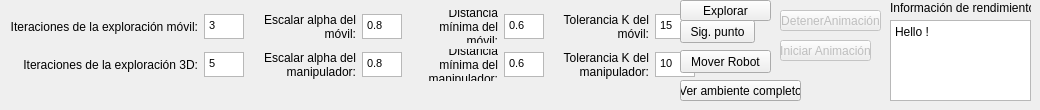
    <widget class="QWidget" name="tab">
     <attribute name="title">
      <string>Opciones de Exploración Híbrida</string>
     </attribute>
     <widget class="QWidget" name="gridLayoutWidget_4">
      <property name="geometry">
       <rect>
        <x>10</x>
        <y>10</y>
        <width>685</width>
        <height>71</height>
       </rect>
      </property>
      <layout class="QGridLayout" name="gridLayout_4">
       <item row="1" column="4">
        <widget class="QLabel" name="label_15">
         <property name="text">
          <string>Distancia mínima del manipulador:</string>
         </property>
         <property name="alignment">
          <set>Qt::AlignRight|Qt::AlignTrailing|Qt::AlignVCenter</set>
         </property>
         <property name="wordWrap">
          <bool>true</bool>
         </property>
        </widget>
       </item>
       <item row="0" column="4">
        <widget class="QLabel" name="label_14">
         <property name="text">
          <string>Distancia mínima del móvil:</string>
         </property>
         <property name="alignment">
          <set>Qt::AlignRight|Qt::AlignTrailing|Qt::AlignVCenter</set>
         </property>
         <property name="wordWrap">
          <bool>true</bool>
         </property>
        </widget>
       </item>
       <item row="1" column="0">
        <widget class="QLabel" name="label_11">
         <property name="text">
          <string>Iteraciones de la exploración 3D:</string>
         </property>
         <property name="alignment">
          <set>Qt::AlignRight|Qt::AlignTrailing|Qt::AlignVCenter</set>
         </property>
         <property name="wordWrap">
          <bool>false</bool>
         </property>
        </widget>
       </item>
       <item row="1" column="1">
        <widget class="QTextEdit" name="txtIteracionesManipulador">
         <property name="minimumSize">
          <size>
           <width>40</width>
           <height>25</height>
          </size>
         </property>
         <property name="maximumSize">
          <size>
           <width>40</width>
           <height>25</height>
          </size>
         </property>
         <property name="html">
          <string>&lt;!DOCTYPE HTML PUBLIC &quot;-//W3C//DTD HTML 4.0//EN&quot; &quot;http://www.w3.org/TR/REC-html40/strict.dtd&quot;&gt;
&lt;html&gt;&lt;head&gt;&lt;meta name=&quot;qrichtext&quot; content=&quot;1&quot; /&gt;&lt;style type=&quot;text/css&quot;&gt;
p, li { white-space: pre-wrap; }
&lt;/style&gt;&lt;/head&gt;&lt;body style=&quot; font-family:'.Helvetica Neue DeskInterface'; font-size:13pt; font-weight:400; font-style:normal;&quot;&gt;
&lt;p style=&quot; margin-top:0px; margin-bottom:0px; margin-left:0px; margin-right:0px; -qt-block-indent:0; text-indent:0px;&quot;&gt;&lt;span style=&quot; font-family:'MS Shell Dlg 2'; font-size:8pt;&quot;&gt;5&lt;/span&gt;&lt;/p&gt;&lt;/body&gt;&lt;/html&gt;</string>
         </property>
        </widget>
       </item>
       <item row="0" column="2">
        <widget class="QLabel" name="label_12">
         <property name="text">
          <string>Escalar alpha del móvil:</string>
         </property>
         <property name="alignment">
          <set>Qt::AlignRight|Qt::AlignTrailing|Qt::AlignVCenter</set>
         </property>
         <property name="wordWrap">
          <bool>true</bool>
         </property>
        </widget>
       </item>
       <item row="1" column="2">
        <widget class="QLabel" name="label_13">
         <property name="text">
          <string>Escalar alpha del manipulador:</string>
         </property>
         <property name="alignment">
          <set>Qt::AlignRight|Qt::AlignTrailing|Qt::AlignVCenter</set>
         </property>
         <property name="wordWrap">
          <bool>true</bool>
         </property>
        </widget>
       </item>
       <item row="0" column="5">
        <widget class="QTextEdit" name="txtDMinMovil">
         <property name="minimumSize">
          <size>
           <width>40</width>
           <height>25</height>
          </size>
         </property>
         <property name="maximumSize">
          <size>
           <width>40</width>
           <height>25</height>
          </size>
         </property>
         <property name="html">
          <string>&lt;!DOCTYPE HTML PUBLIC &quot;-//W3C//DTD HTML 4.0//EN&quot; &quot;http://www.w3.org/TR/REC-html40/strict.dtd&quot;&gt;
&lt;html&gt;&lt;head&gt;&lt;meta name=&quot;qrichtext&quot; content=&quot;1&quot; /&gt;&lt;style type=&quot;text/css&quot;&gt;
p, li { white-space: pre-wrap; }
&lt;/style&gt;&lt;/head&gt;&lt;body style=&quot; font-family:'.Helvetica Neue DeskInterface'; font-size:13pt; font-weight:400; font-style:normal;&quot;&gt;
&lt;p style=&quot; margin-top:0px; margin-bottom:0px; margin-left:0px; margin-right:0px; -qt-block-indent:0; text-indent:0px;&quot;&gt;&lt;span style=&quot; font-family:'MS Shell Dlg 2'; font-size:8pt;&quot;&gt;0.6&lt;/span&gt;&lt;/p&gt;&lt;/body&gt;&lt;/html&gt;</string>
         </property>
        </widget>
       </item>
       <item row="0" column="3">
        <widget class="QTextEdit" name="txtAlphaMovil">
         <property name="minimumSize">
          <size>
           <width>40</width>
           <height>25</height>
          </size>
         </property>
         <property name="maximumSize">
          <size>
           <width>40</width>
           <height>25</height>
          </size>
         </property>
         <property name="html">
          <string>&lt;!DOCTYPE HTML PUBLIC &quot;-//W3C//DTD HTML 4.0//EN&quot; &quot;http://www.w3.org/TR/REC-html40/strict.dtd&quot;&gt;
&lt;html&gt;&lt;head&gt;&lt;meta name=&quot;qrichtext&quot; content=&quot;1&quot; /&gt;&lt;style type=&quot;text/css&quot;&gt;
p, li { white-space: pre-wrap; }
&lt;/style&gt;&lt;/head&gt;&lt;body style=&quot; font-family:'.Helvetica Neue DeskInterface'; font-size:13pt; font-weight:400; font-style:normal;&quot;&gt;
&lt;p style=&quot; margin-top:0px; margin-bottom:0px; margin-left:0px; margin-right:0px; -qt-block-indent:0; text-indent:0px;&quot;&gt;&lt;span style=&quot; font-family:'MS Shell Dlg 2'; font-size:8pt;&quot;&gt;0.8&lt;/span&gt;&lt;/p&gt;&lt;/body&gt;&lt;/html&gt;</string>
         </property>
        </widget>
       </item>
       <item row="1" column="3">
        <widget class="QTextEdit" name="txtAlpgaManipulador">
         <property name="minimumSize">
          <size>
           <width>40</width>
           <height>25</height>
          </size>
         </property>
         <property name="maximumSize">
          <size>
           <width>40</width>
           <height>25</height>
          </size>
         </property>
         <property name="html">
          <string>&lt;!DOCTYPE HTML PUBLIC &quot;-//W3C//DTD HTML 4.0//EN&quot; &quot;http://www.w3.org/TR/REC-html40/strict.dtd&quot;&gt;
&lt;html&gt;&lt;head&gt;&lt;meta name=&quot;qrichtext&quot; content=&quot;1&quot; /&gt;&lt;style type=&quot;text/css&quot;&gt;
p, li { white-space: pre-wrap; }
&lt;/style&gt;&lt;/head&gt;&lt;body style=&quot; font-family:'.Helvetica Neue DeskInterface'; font-size:13pt; font-weight:400; font-style:normal;&quot;&gt;
&lt;p style=&quot; margin-top:0px; margin-bottom:0px; margin-left:0px; margin-right:0px; -qt-block-indent:0; text-indent:0px;&quot;&gt;&lt;span style=&quot; font-family:'MS Shell Dlg 2'; font-size:8pt;&quot;&gt;0.8&lt;/span&gt;&lt;/p&gt;&lt;/body&gt;&lt;/html&gt;</string>
         </property>
        </widget>
       </item>
       <item row="0" column="1">
        <widget class="QTextEdit" name="txtIteracionesMovil">
         <property name="minimumSize">
          <size>
           <width>40</width>
           <height>25</height>
          </size>
         </property>
         <property name="maximumSize">
          <size>
           <width>40</width>
           <height>25</height>
          </size>
         </property>
         <property name="html">
          <string>&lt;!DOCTYPE HTML PUBLIC &quot;-//W3C//DTD HTML 4.0//EN&quot; &quot;http://www.w3.org/TR/REC-html40/strict.dtd&quot;&gt;
&lt;html&gt;&lt;head&gt;&lt;meta name=&quot;qrichtext&quot; content=&quot;1&quot; /&gt;&lt;style type=&quot;text/css&quot;&gt;
p, li { white-space: pre-wrap; }
&lt;/style&gt;&lt;/head&gt;&lt;body style=&quot; font-family:'.Helvetica Neue DeskInterface'; font-size:13pt; font-weight:400; font-style:normal;&quot;&gt;
&lt;p style=&quot; margin-top:0px; margin-bottom:0px; margin-left:0px; margin-right:0px; -qt-block-indent:0; text-indent:0px;&quot;&gt;&lt;span style=&quot; font-family:'MS Shell Dlg 2'; font-size:8pt;&quot;&gt;3&lt;/span&gt;&lt;/p&gt;&lt;/body&gt;&lt;/html&gt;</string>
         </property>
         <property name="acceptRichText">
          <bool>true</bool>
         </property>
        </widget>
       </item>
       <item row="0" column="0">
        <widget class="QLabel" name="label_10">
         <property name="text">
          <string>Iteraciones de la exploración móvil:</string>
         </property>
         <property name="alignment">
          <set>Qt::AlignRight|Qt::AlignTrailing|Qt::AlignVCenter</set>
         </property>
         <property name="wordWrap">
          <bool>false</bool>
         </property>
        </widget>
       </item>
       <item row="1" column="5">
        <widget class="QTextEdit" name="txtDMinManipulador">
         <property name="minimumSize">
          <size>
           <width>40</width>
           <height>25</height>
          </size>
         </property>
         <property name="maximumSize">
          <size>
           <width>40</width>
           <height>25</height>
          </size>
         </property>
         <property name="html">
          <string>&lt;!DOCTYPE HTML PUBLIC &quot;-//W3C//DTD HTML 4.0//EN&quot; &quot;http://www.w3.org/TR/REC-html40/strict.dtd&quot;&gt;
&lt;html&gt;&lt;head&gt;&lt;meta name=&quot;qrichtext&quot; content=&quot;1&quot; /&gt;&lt;style type=&quot;text/css&quot;&gt;
p, li { white-space: pre-wrap; }
&lt;/style&gt;&lt;/head&gt;&lt;body style=&quot; font-family:'.Helvetica Neue DeskInterface'; font-size:13pt; font-weight:400; font-style:normal;&quot;&gt;
&lt;p style=&quot; margin-top:0px; margin-bottom:0px; margin-left:0px; margin-right:0px; -qt-block-indent:0; text-indent:0px;&quot;&gt;&lt;span style=&quot; font-family:'MS Shell Dlg 2'; font-size:8pt;&quot;&gt;0.6&lt;/span&gt;&lt;/p&gt;&lt;/body&gt;&lt;/html&gt;</string>
         </property>
        </widget>
       </item>
       <item row="0" column="6">
        <widget class="QLabel" name="label_16">
         <property name="text">
          <string>Tolerancia K del móvil:</string>
         </property>
         <property name="alignment">
          <set>Qt::AlignRight|Qt::AlignTrailing|Qt::AlignVCenter</set>
         </property>
         <property name="wordWrap">
          <bool>true</bool>
         </property>
        </widget>
       </item>
       <item row="1" column="6">
        <widget class="QLabel" name="label_17">
         <property name="text">
          <string>Tolerancia K del manipulador:</string>
         </property>
         <property name="alignment">
          <set>Qt::AlignRight|Qt::AlignTrailing|Qt::AlignVCenter</set>
         </property>
         <property name="wordWrap">
          <bool>true</bool>
         </property>
        </widget>
       </item>
       <item row="0" column="7">
        <widget class="QTextEdit" name="txtKMovil">
         <property name="minimumSize">
          <size>
           <width>40</width>
           <height>25</height>
          </size>
         </property>
         <property name="maximumSize">
          <size>
           <width>40</width>
           <height>25</height>
          </size>
         </property>
         <property name="html">
          <string>&lt;!DOCTYPE HTML PUBLIC &quot;-//W3C//DTD HTML 4.0//EN&quot; &quot;http://www.w3.org/TR/REC-html40/strict.dtd&quot;&gt;
&lt;html&gt;&lt;head&gt;&lt;meta name=&quot;qrichtext&quot; content=&quot;1&quot; /&gt;&lt;style type=&quot;text/css&quot;&gt;
p, li { white-space: pre-wrap; }
&lt;/style&gt;&lt;/head&gt;&lt;body style=&quot; font-family:'.Helvetica Neue DeskInterface'; font-size:13pt; font-weight:400; font-style:normal;&quot;&gt;
&lt;p style=&quot; margin-top:0px; margin-bottom:0px; margin-left:0px; margin-right:0px; -qt-block-indent:0; text-indent:0px;&quot;&gt;&lt;span style=&quot; font-family:'MS Shell Dlg 2'; font-size:8pt;&quot;&gt;15&lt;/span&gt;&lt;/p&gt;&lt;/body&gt;&lt;/html&gt;</string>
         </property>
        </widget>
       </item>
       <item row="1" column="7">
        <widget class="QTextEdit" name="txtKManipulador">
         <property name="maximumSize">
          <size>
           <width>40</width>
           <height>25</height>
          </size>
         </property>
         <property name="html">
          <string>&lt;!DOCTYPE HTML PUBLIC &quot;-//W3C//DTD HTML 4.0//EN&quot; &quot;http://www.w3.org/TR/REC-html40/strict.dtd&quot;&gt;
&lt;html&gt;&lt;head&gt;&lt;meta name=&quot;qrichtext&quot; content=&quot;1&quot; /&gt;&lt;style type=&quot;text/css&quot;&gt;
p, li { white-space: pre-wrap; }
&lt;/style&gt;&lt;/head&gt;&lt;body style=&quot; font-family:'.Helvetica Neue DeskInterface'; font-size:13pt; font-weight:400; font-style:normal;&quot;&gt;
&lt;p style=&quot; margin-top:0px; margin-bottom:0px; margin-left:0px; margin-right:0px; -qt-block-indent:0; text-indent:0px;&quot;&gt;&lt;span style=&quot; font-family:'MS Shell Dlg 2'; font-size:8pt;&quot;&gt;10&lt;/span&gt;&lt;/p&gt;&lt;/body&gt;&lt;/html&gt;</string>
         </property>
        </widget>
       </item>
      </layout>
     </widget>
     <widget class="QPushButton" name="pushButton_7">
      <property name="geometry">
       <rect>
        <x>680</x>
        <y>0</y>
        <width>91</width>
        <height>21</height>
       </rect>
      </property>
      <property name="text">
       <string>Explorar</string>
      </property>
     </widget>
     <widget class="QLabel" name="label_18">
      <property name="geometry">
       <rect>
        <x>890</x>
        <y>0</y>
        <width>141</width>
        <height>16</height>
       </rect>
      </property>
      <property name="text">
       <string>Información de rendimiento:</string>
      </property>
     </widget>
     <widget class="QPlainTextEdit" name="plainTextEdit">
      <property name="geometry">
       <rect>
        <x>890</x>
        <y>20</y>
        <width>141</width>
        <height>81</height>
       </rect>
      </property>
      <property name="plainText">
       <string>Hello !</string>
      </property>
     </widget>
     <widget class="QPushButton" name="btnIniciarAnimacion">
      <property name="enabled">
       <bool>false</bool>
      </property>
      <property name="geometry">
       <rect>
        <x>780</x>
        <y>40</y>
        <width>91</width>
        <height>21</height>
       </rect>
      </property>
      <property name="text">
       <string>Iniciar Animación</string>
      </property>
     </widget>
     <widget class="QPushButton" name="btnDetenerAnimacion">
      <property name="enabled">
       <bool>false</bool>
      </property>
      <property name="geometry">
       <rect>
        <x>780</x>
        <y>10</y>
        <width>101</width>
        <height>21</height>
       </rect>
      </property>
      <property name="text">
       <string>DetenerAnimación</string>
      </property>
     </widget>
     <widget class="QPushButton" name="pushButton_4">
      <property name="geometry">
       <rect>
        <x>680</x>
        <y>80</y>
        <width>121</width>
        <height>21</height>
       </rect>
      </property>
      <property name="text">
       <string>Ver ambiente completo</string>
      </property>
     </widget>
     <widget class="QPushButton" name="btnSiguiente">
      <property name="geometry">
       <rect>
        <x>680</x>
        <y>20</y>
        <width>75</width>
        <height>23</height>
       </rect>
      </property>
      <property name="text">
       <string>Sig. punto</string>
      </property>
     </widget>
     <widget class="QPushButton" name="pushButton_6">
      <property name="geometry">
       <rect>
        <x>680</x>
        <y>50</y>
        <width>91</width>
        <height>23</height>
       </rect>
      </property>
      <property name="text">
       <string>Mover Robot</string>
      </property>
     </widget>
    </widget>
